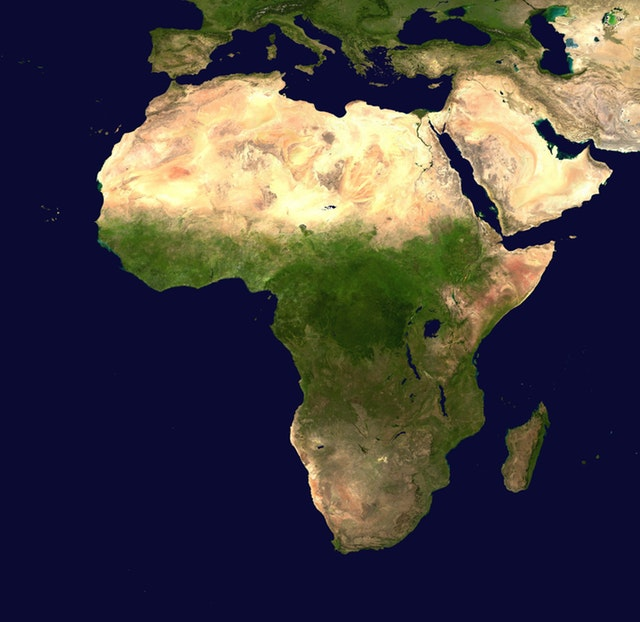
#> input picture OPENCV/introductionToMatplotlib/map.jpg, 640 x 622 px, found by its file name
$ python arithmetic_operations.py
#> lines starting #> are read from the running program, lines starting #| are printed output that depends on the picture
import numpy as np
import matplotlib.pyplot as plt


img = plt.imread("C:\\Users\\zelih\\OneDrive\\Belgeler\\OPENCV\\introductionToMatplotlib\\map.jpg")
#> img is the input picture: shape (622, 640, 3); mean R, G, B 68.6, 64, 66.4

# alt grafikler olusturmak icin subplot() fonksiyonu kullanilir
# ilk iki parametre grafigin kac satir ve sutundan olustugunu soyluyor
# 3.parametrede grafigin hangi siraya girilecegini söyler
plt.subplot(3,2,1)
plt.title("Image")
plt.imshow(img)


# resimlerin renk degerleri toplanir
plt.subplot(3,2,2)
plt.title("img+img")
plt.imshow(img+img)


# resimlerin renk degerleri cikarilir 0 elde edilir siyah bir ekran olusur
plt.subplot(3,2,3)
plt.title("img-img")
plt.imshow(img-img)


# goruntunun x ve y eksenine göre yansimalari elde edilir
plt.subplot(3,2,4)
np.flip("np.flip")
# 0 -> x eksenine gore yansima alir
plt.imshow(np.flip(img,0))

plt.subplot(3,2,4)
np.flip("np.flip")
# 1 -> y eksenine gore yansima alir
plt.imshow(np.flip(img,1))


plt.subplot(3,2,4)
np.flip("np.flip")
# renk formati degisir yansima almaz
plt.imshow(np.flip(img,2))

'''
# fliplr -> left to right
plt.subplot(3,2,4)
np.fliplr("np.flip")
plt.imshow(np.fliplr(img,2))

# flipud -> up to down
plt.subplot(3,2,4)
np.flipud("np.flip")
plt.imshow(np.flipud(img,2))
'''

plt.show()
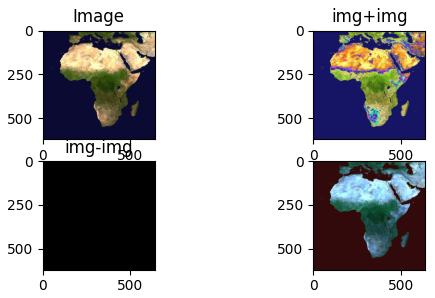
#> figure drawn by matplotlib, 4 panels; B, G, R data is drawn as R, G, B
